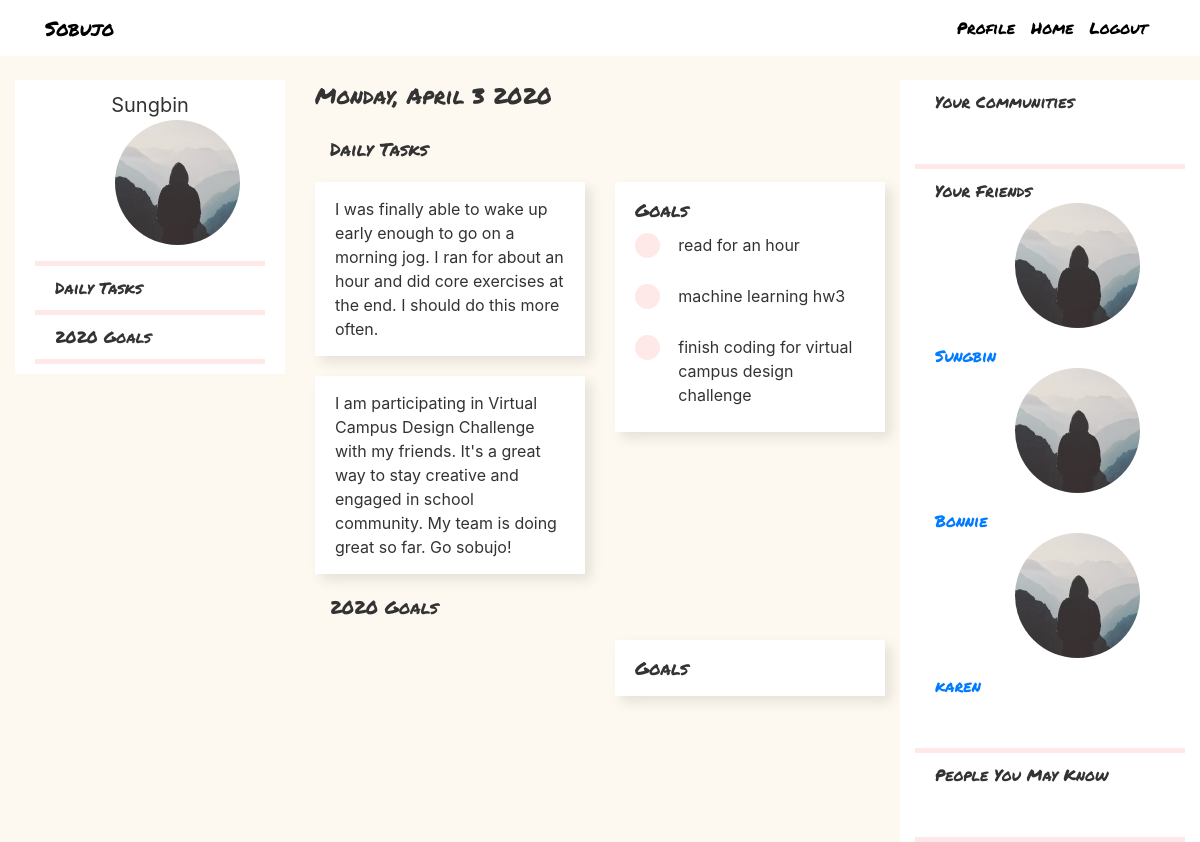
The app's page /journal/1 (signed in) with its own data.
### flaskblog/models.py (models this page shows, shortened)
class User(db.Model, UserMixin):
    id = db.Column(db.Integer, primary_key=True)
    username = db.Column(db.String(20), unique=True, nullable=False)
    email = db.Column(db.String(120), unique=True, nullable=False)
    image_file = db.Column(db.String(20), nullable=False, default='default.jpg')
    password = db.Column(db.String(60), nullable=False)
    pages = db.relationship("Page", backref="user")
    friends = db.relationship("User", secondary=friendship,
                           primaryjoin=id==friendship.c.friend_a_id,
                           secondaryjoin=id==friendship.c.friend_b_id)
    community = db.relationship("Community", secondary=membership, backref="members")
    comments = db.relationship("Comment", backref="author") # received

class Page(db.Model):
    id = db.Column(db.Integer, primary_key=True)
    user_id = db.Column(db.Integer, db.ForeignKey('user.id')) # can be nullable
    community_id = db.Column(db.Integer, db.ForeignKey('community.id')) # can be nullable
    title = db.Column(db.String(100), nullable=False)
    entries = db.relationship("Entry", backref="page")
    goals = db.relationship("Goal", backref="page")

class Entry(db.Model):
    id = db.Column(db.Integer, primary_key=True)
    page_id = db.Column(db.Integer, db.ForeignKey('page.id'), nullable=False)
    text = db.Column(db.String(500), nullable=False)
    comments = db.relationship("Comment", backref="entry")

class Goal(db.Model):
    id = db.Column(db.Integer, primary_key=True)
    page_id = db.Column(db.Integer, db.ForeignKey('page.id'), nullable=False)
    text = db.Column(db.String(500), nullable=False)
    comments = db.relationship("Comment", backref="goal")

### flaskblog/routes.py (the view)
@app.route("/journal/<int:user_id>")
@login_required
def spectate(user_id):
    users = User.query.all()
    users = [user for user in users if user.id != current_user.id and user not in current_user.friends]
    if user_id == current_user.id:
        return redirect(url_for('home'))
    other_user = User.query.filter_by(id=user_id).first()
    pages = Page.query.filter_by(user_id=user_id).all()
    entries = {}
    goals = {}
    for page in pages:
        entries[page.id] = Entry.query.filter_by(page_id=page.id).all()
        goals[page.id] = Goal.query.filter_by(page_id=page.id).all()
    image_file = url_for('static', filename='profile_pics/' + other_user.image_file)
    return render_template('other_profile.html', pages=pages, entries=entries, goals=goals,
                    image_file=image_file, other_user=other_user, users=users)

### flaskblog/models.py (called while the page is built)
@login_manager.user_loader
def load_user(user_id):
    return User.query.get(int(user_id))

### flaskblog/templates/other_profile.html (shortened to what this page needs)
{% extends "layout.html" %}
{% block content %}
<div class="row">
    <div class="col-md-4">
        <div class="content-section">
            <div class="account-heading">{{ other_user.username }}</div>
            <img class="rounded-circle account-img" src="{{ image_file }}">
            <div class="pink-divider"></div>
            {% for page in pages %}
            <div class="sidebar-journal">{{page.title}}</div>
            <div class="pink-divider"></div>
            {% endfor %}
        </div>
    </div>
    <div class="col-md-8">
        <div class="date-style">Monday, April 3 2020</div>
        <br>
        {% for page in pages %}
        <div class="row">
            <div class="header-style">{{ page.title }} </div>
        </div>
        <div class="row">
            <div class="col-md-6">
                <div class="entry-section">
                    {% for entry in entries.get(page.id) %}
                    <div class="entry-style"> {{ entry.text }} </div>
                    {% endfor %}
                </div>
            </div>
            <div class="col-md-6">
                <div class="entry-style">
                    <div class="goal-style"> Goals </div>
                    {% for goal in goals.get(page.id) %}
                    <div class="row individual-goal">
                        <div class="col-md-2">
                            <div class="dot"></div>
                        </div>
                        <div class="col-md-10">
                            <div> {{ goal.text }} </div>
                        </div>
                    </div>
                    {% endfor %}
                </div>
            </div>
        </div>
    {% endfor %}
    </div>
</div>
{% endblock content %}

### flaskblog/templates/layout.html (shortened to what this page needs)
<!DOCTYPE html>
<html>
<head>
    <link rel="stylesheet" href="https://maxcdn.bootstrapcdn.com/bootstrap/4.0.0/css/bootstrap.min.css">
    <link rel="stylesheet" type="text/css" href="{{ url_for('static', filename='main.css') }}">
</head>
<body>
    <header class="site-header">
      <nav class="navbar navbar-expand-md navbar-dark bg-steel fixed-top">
        <div class="container">
          <a class="title-style mr-4" href="/">Sobujo</a>
          <div class="collapse navbar-collapse" id="navbarToggle">
            <div class="navbar-nav">
              {% if current_user.is_authenticated %}
                <a class="nav-item nav-link" href="{{ url_for('journal') }}">Profile</a>
                <a class="nav-item nav-link" href="{{ url_for('home') }}">Home</a>
                <a class="nav-item nav-link" href="{{ url_for('logout') }}">Logout</a>
              {% else %}
                <a class="nav-item nav-link" href="{{ url_for('login') }}">Login</a>
                <a class="nav-item nav-link" href="{{ url_for('register') }}">Register</a>
              {% endif %}
            </div>
          </div>
        </div>
      </nav>
    </header>
    <main role="main" class="container-fluid">
      <div class="row">
        <div class="col-md-9">
          {% block content %}{% endblock %}
        </div>
        {% if current_user.is_authenticated %}
          <div class="col-md-3 bg-steel">
            <div class="sidebar-section">
              Your Communities
            </div>
            <div class="pink-divider"></div>
            <div class="sidebar-section">
              Your Friends
              {% for friend in current_user.friends %}
                <img class="rounded-circle account-img" src="/static/profile_pics/{{ current_user.image_file }}">
                <a href="{{ url_for('spectate', user_id=friend.id) }}"> {{ friend.username }} </a>
                {% endfor %}
            </div>
            <div class="pink-divider"></div>
            <div class="sidebar-section">
              People You May Know
            </div>
            <div class="pink-divider"></div>
          </div>
        {% endif %}
      </div>
    </main>
</body>
</html>

### flaskblog/static/main.css (style rules this page uses)
body { background-color: #FEF9F0; color: #333333; margin-top: 5rem; }
.bg-steel { background-color: #ffffff; }
.title-style { color: black; font-size: 20px; font-family: "Permanent Marker"; }
.site-header .navbar-nav .nav-link { color: black; font-family: "Permanent Marker"; }
.content-section { background: #ffffff; padding: 10px 20px; }
.sidebar-section { background: #ffffff; padding: 10px 20px; font-family: "Permanent Marker"; padding-bottom: 50px; }
.sidebar-journal { background: #ffffff; padding: 10px 20px; font-family: "Permanent Marker"; }
.account-img { height: 125px; width: 125px; margin-bottom: 16px; margin-right: 80px; margin-left: 80px; }
.account-heading { font-size: 20px; text-align: center; }
.pink-divider { background-color: #FFE8E8; height: 5px; width: 100%; }
.date-style { font-family: "Permanent Marker"; font-size: 22px; line-height: 32px; }
.header-style { font-family: "Permanent Marker"; font-size: 18px; line-height: 26px; margin-left: 30px; }
.dot { height: 25px; width: 25px; background-color: #FFE8E8; border-radius: 50%; display: inline-block; }
.entry-style { margin-top: 20px; background: #ffffff; padding: 15px 20px; box-shadow: 6px 6px 12px rgba(0, 0, 0, 0.1); margin-bottom: 20px; }
.goal-style { font-family: "Permanent Marker"; font-size: 18px; line-height: 26px; }
.individual-goal { padding-top: 10px; padding-bottom: 10px; }

### records on screen
User: username "Sungbin", image_file (placeholder picture)
Page: title "Daily Tasks"
Page: title "2020 Goals"
Entry: text "I was finally able to wake up early enough to go on a morning jog. I ran for about an hour and did core exercises at the end. I should do this more often."
Entry: text "I am participating in Virtual Campus Design Challenge with my friends. It's a great way to stay creative and engaged in school community. My team is doing great so far. Go sobujo!"
Goal: text "read for an hour"
Goal: text "machine learning hw3"
Goal: text "finish coding for virtual campus design challenge"
User: image_file (placeholder picture), username "Bonnie"
User: image_file (placeholder picture), username "karen"
